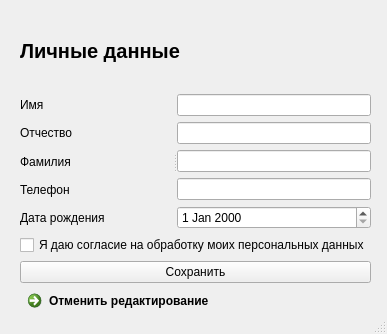
<?xml version="1.0" encoding="UTF-8"?>
<ui version="4.0">
 <class>EditProfile</class>
 <widget class="QMainWindow" name="EditProfile">
  <property name="geometry">
   <rect>
    <x>0</x>
    <y>0</y>
    <width>387</width>
    <height>334</height>
   </rect>
  </property>
  <property name="minimumSize">
   <size>
    <width>387</width>
    <height>334</height>
   </size>
  </property>
  <property name="maximumSize">
   <size>
    <width>387</width>
    <height>334</height>
   </size>
  </property>
  <property name="windowTitle">
   <string>EditProfile</string>
  </property>
  <widget class="QWidget" name="centralwidget">
   <widget class="QSplitter" name="splitter_2">
    <property name="geometry">
     <rect>
      <x>20</x>
      <y>13</y>
      <width>351</width>
      <height>321</height>
     </rect>
    </property>
    <property name="orientation">
     <enum>Qt::Orientation::Vertical</enum>
    </property>
    <property name="handleWidth">
     <number>0</number>
    </property>
    <widget class="QWidget" name="layoutWidget">
     <layout class="QVBoxLayout" name="verticalLayout_3">
      <item>
       <widget class="QLabel" name="label">
        <property name="font">
         <font>
          <pointsize>15</pointsize>
          <bold>true</bold>
         </font>
        </property>
        <property name="text">
         <string>Личные данные</string>
        </property>
       </widget>
      </item>
      <item>
       <widget class="QSplitter" name="splitter">
        <property name="orientation">
         <enum>Qt::Orientation::Horizontal</enum>
        </property>
        <widget class="QWidget" name="layoutWidget">
         <layout class="QVBoxLayout" name="verticalLayout">
          <item>
           <widget class="QLabel" name="label_2">
            <property name="text">
             <string>Имя</string>
            </property>
           </widget>
          </item>
          <item>
           <widget class="QLabel" name="label_3">
            <property name="text">
             <string>Отчество</string>
            </property>
           </widget>
          </item>
          <item>
           <widget class="QLabel" name="label_4">
            <property name="text">
             <string>Фамилия</string>
            </property>
           </widget>
          </item>
          <item>
           <widget class="QLabel" name="label_5">
            <property name="text">
             <string>Телефон</string>
            </property>
           </widget>
          </item>
          <item>
           <widget class="QLabel" name="label_6">
            <property name="text">
             <string>Дата рождения</string>
            </property>
           </widget>
          </item>
         </layout>
        </widget>
        <widget class="QWidget" name="layoutWidget">
         <layout class="QVBoxLayout" name="verticalLayout_2">
          <item>
           <widget class="QLineEdit" name="lineEdit"/>
          </item>
          <item>
           <widget class="QLineEdit" name="lineEdit_2"/>
          </item>
          <item>
           <widget class="QLineEdit" name="lineEdit_3"/>
          </item>
          <item>
           <widget class="QLineEdit" name="lineEdit_4"/>
          </item>
          <item>
           <widget class="QDateEdit" name="dateEdit"/>
          </item>
         </layout>
        </widget>
       </widget>
      </item>
      <item>
       <widget class="QCheckBox" name="checkBox">
        <property name="text">
         <string>Я даю согласие на обработку моих персональных данных</string>
        </property>
       </widget>
      </item>
      <item>
       <widget class="QPushButton" name="pushButton">
        <property name="text">
         <string>Сохранить</string>
        </property>
       </widget>
      </item>
     </layout>
    </widget>
    <widget class="QCommandLinkButton" name="commandLinkButton">
     <property name="sizePolicy">
      <sizepolicy hsizetype="Preferred" vsizetype="Preferred">
       <horstretch>0</horstretch>
       <verstretch>0</verstretch>
      </sizepolicy>
     </property>
     <property name="minimumSize">
      <size>
       <width>0</width>
       <height>0</height>
      </size>
     </property>
     <property name="maximumSize">
      <size>
       <width>100000</width>
       <height>100000</height>
      </size>
     </property>
     <property name="sizeIncrement">
      <size>
       <width>0</width>
       <height>0</height>
      </size>
     </property>
     <property name="baseSize">
      <size>
       <width>0</width>
       <height>0</height>
      </size>
     </property>
     <property name="font">
      <font>
       <family>Segoe UI</family>
       <pointsize>9</pointsize>
       <hintingpreference>PreferDefaultHinting</hintingpreference>
      </font>
     </property>
     <property name="layoutDirection">
      <enum>Qt::LayoutDirection::LeftToRight</enum>
     </property>
     <property name="text">
      <string>Отменить редактирование</string>
     </property>
     <property name="description">
      <string/>
     </property>
    </widget>
   </widget>
  </widget>
  <widget class="QStatusBar" name="statusbar"/>
 </widget>
 <resources/>
 <connections/>
</ui>
